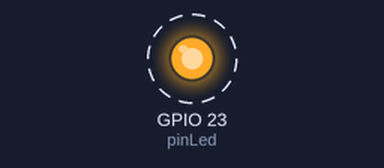
Recording of a program running on a simulated ESP32. Parts: output pins drawn as LEDs (lit = HIGH). Dashed ring = blinking. What the program prints to the serial monitor is not drawn.

Above: at 0.2 s.
Timing chart, 0 to 3.0 s (numbered marks = the images above):
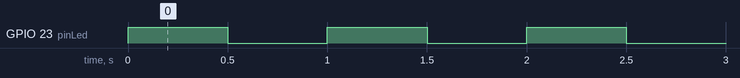

The program:

main.cpp
```cpp
/*
 * FreeRTOS Esempio 01: un task per lampeggio led
 *
 * Nota: nel file soc.h sono definiti i riferimenti ai due core della ESP32:
 *   #define PRO_CPU_NUM (0)
 *   #define APP_CPU_NUM (1)
 *
 * Qui viene adoperata la APP_CPU
 *
*/

#include <Arduino.h>

// indirizzo del led da accendere
const gpio_num_t pinLed = GPIO_NUM_23;

// task per il lampeggio del led su GPIO23
void toggleLed(void *parameters) {
  while(1) {
    digitalWrite(pinLed, HIGH);
    vTaskDelay(500 / portTICK_PERIOD_MS);  // portTICK_PERIOD_MS = num. di ticks al ms
    digitalWrite(pinLed, LOW);
    vTaskDelay(500 / portTICK_PERIOD_MS);  // portTICK_PERIOD_MS = num. di ticks al ms
  }
}

void setup() {
  Serial.begin(115200);
  Serial.println("FreeRTOS: lampeggio di un led da un task");

  pinMode(pinLed, OUTPUT);

  // creazione ed avvio del task
  xTaskCreatePinnedToCore(
    toggleLed,    // funzione da richiamare nel task
    "Toggle_LED", // nome del task (etichetta utile per debug)
    1024,         // dimensione in byte dello stack per le variabili locali del task (minimo 768 byte)
    NULL,         // puntatore agli eventuali parametri da passare al task
    1,            // priorità del task
    NULL,         // eventuale task handle per gestire il task da un altro task
    APP_CPU_NUM   // core su cui far girare il task
  );

  // da qui in poi il task viene mandato automaticamente in esecuzione ciclica,
  // nel porting di FreeRTOS fatto da Espressif NON è necessario esplicitare
  // il comando vTaskStartScheduler()
}

void loop() {
  // nel porting di Espressif, la loop() è eseguita in un task a priorità 1
}
```

Measured:
- by itself, GPIO 23 (pinLed): alternates HIGH for 0.50 s and LOW for 0.50 s
